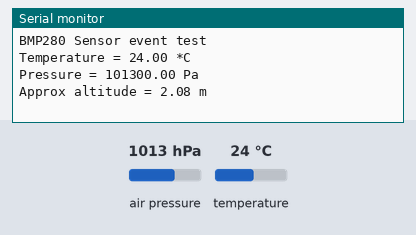
This sketch was run on a simulated Arduino Uno, built for the host (arithmetic inside an expression is 32-bit, double 64-bit). On the bench: the last lines printed to the serial monitor. The inputs (shaded band) are chosen by the test bench; at power-on: air pressure 1013 hPa, temperature 24 °C.

Above: at 1.2 s.
1.3 s: air pressure set to 952 hPa
At 2.5 s:
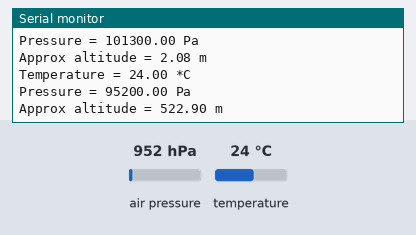
2.8 s: temperature set to 12 °C
At 4.2 s:
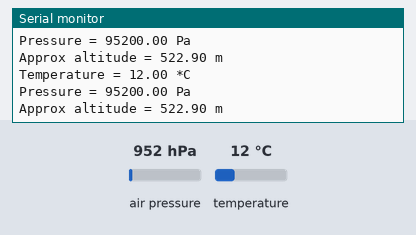
4.3 s: air pressure set to 975 hPa
At 7.1 s:
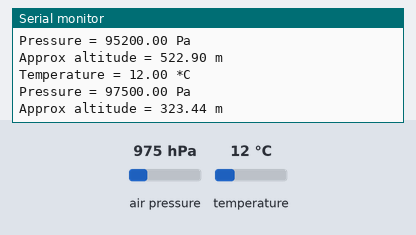
Timing chart, 0 to 8.6 s (numbered marks = the images above; inputs shaded):
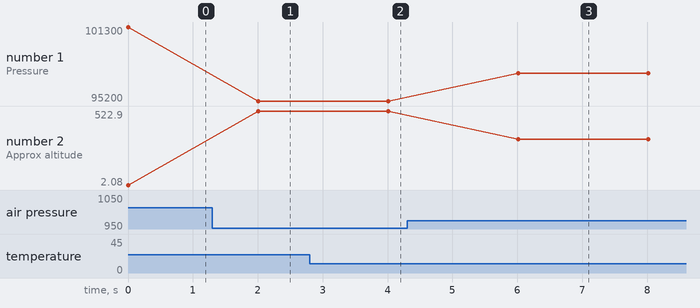

Measured:
- after the input at 1.3 s, the serial monitor: prints a new line after 0.71 s (image 1)
- after the input at 2.8 s, the serial monitor: prints a new line after 1.2 s (image 2)
- after the input at 4.3 s, the serial monitor: prints a new line after 1.7 s (image 3)
- plotted number 1: 101300 → 95200 after the input at 1.3 s, 95200 → 97500 after the input at 4.3 s
- plotted number 2: 2.08 → 522.9 after the input at 1.3 s, 522.9 → 323.44 after the input at 4.3 s

The sketch:

bmp280test.ino
```cpp
#include <Wire.h>
#include <Adafruit_BMP280.h>

#define I2C_SDA  21
#define I2C_SCL  22

TwoWire I2CBME = TwoWire(0);

Adafruit_BMP280 bmp; // use I2C interface

void setup() {
  Serial.begin(115200);
  while ( !Serial ) delay(100);   // wait for native usb
  Serial.println(F("BMP280 Sensor event test"));
  I2CBME.begin(I2C_SDA, I2C_SCL);
  bmp=Adafruit_BMP280(&I2CBME);
  unsigned status;
  //status = bmp.begin(BMP280_ADDRESS_ALT, BMP280_CHIPID);
  status = bmp.begin(0x76,0x58);
  if (!status) {
    Serial.println(F("Could not find a valid BMP280 sensor, check wiring or "
                      "try a different address!"));
    Serial.print("SensorID was: 0x"); Serial.println(bmp.sensorID(),16);
    Serial.print("        ID of 0xFF probably means a bad address, a BMP 180 or BMP 085\n");
    Serial.print("   ID of 0x56-0x58 represents a BMP 280,\n");
    Serial.print("        ID of 0x60 represents a BME 280.\n");
    Serial.print("        ID of 0x61 represents a BME 680.\n");
    while (1) delay(10);
  }

  /* Default settings from datasheet. */
  bmp.setSampling(Adafruit_BMP280::MODE_NORMAL,     /* Operating Mode. */
                  Adafruit_BMP280::SAMPLING_X2,     /* Temp. oversampling */
                  Adafruit_BMP280::SAMPLING_X16,    /* Pressure oversampling */
                  Adafruit_BMP280::FILTER_X16,      /* Filtering. */
                  Adafruit_BMP280::STANDBY_MS_500); /* Standby time. */
}

void loop() {
 Serial.print(F("Temperature = "));
    Serial.print(bmp.readTemperature());
    Serial.println(" *C");

    Serial.print(F("Pressure = "));
    Serial.print(bmp.readPressure());
    Serial.println(" Pa");

    Serial.print(F("Approx altitude = "));
    Serial.print(bmp.readAltitude(1013.25)); /* Adjusted to local forecast! */
    Serial.println(" m");

    Serial.println();
    delay(2000);
}
```
